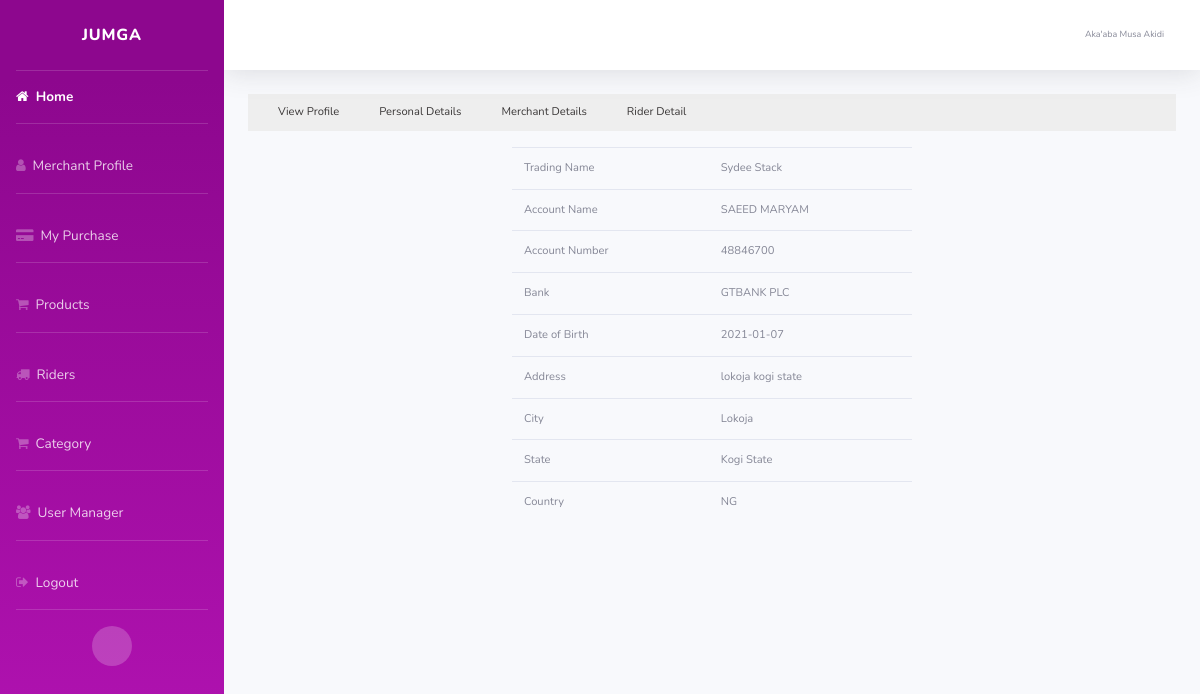
The app's page /dashboard/?p=profile (signed in) with its own data.
### tables this page shows
CREATE TABLE `profile` (
  `id` int(11) NOT NULL,
  `userid` int(11) NOT NULL,
  `trading_name` varchar(100) NOT NULL,
  `account_number` varchar(50) NOT NULL,
  `account_name` varchar(255) NOT NULL,
  `subaccount_id` varchar(255) NOT NULL,
  `country` varchar(50) NOT NULL,
  `bank` varchar(100) NOT NULL,
  `bank_code` varchar(50) NOT NULL,
  `dob` varchar(50) NOT NULL,
  `address` text NOT NULL,
  `city` varchar(255) NOT NULL,
  `state` varchar(255) NOT NULL,
  `date` timestamp NOT NULL DEFAULT current_timestamp()
);

### dashboard/control/profile.php (the view)
<div class="item" id="item">
    <div class="item-link-container" id="item-link-container">
        <div>
            <a href="?p=profile" class="item-link" id="viewprofile">View Profile</a>
        </div>
        <div>
            <a class="item-link" name="p-link" id="personaldetails">Personal Details</a>
        </div>
        <div>
            <a class="item-link" name="p-link" id="settlementaccount">Merchant Details</a>
        </div>
        <div >
            <a class="item-link" name="p-link" id="riderdetails">Rider Detail</a>
        </div>
    </div>
    <div class="show-item mt-3" id="show-item">
            <?php
                $pQuery = mysqli_query($conn, "SELECT * FROM profile WHERE userid=".$_SESSION['juId']);
                if (!$pQuery) {
                    die("FAILED TO FETCH QUERY");
                }else if(mysqli_num_rows($pQuery) < 1){
                        echo '<div class="text-center ">
                        Kindly Fill your Personal and Settlement Details Using the Links Above
                        </div>';
                }else{
                        echo '
                            <table class="table" id="profile-table">
                            <thead>
                            </thead>
                            <tbody>
                        ';
                    $row = mysqli_fetch_assoc($pQuery);
                    $tn = ucwords($row['trading_name']);
                    $accountNumber = $row['account_number'];
                    $accountName = $row['account_name'];
                    $country = $row['country'];
                    $bank = $row['bank'];
                    $dob = $row['dob'];
                    $address = $row['address'];
                    $city = ucwords($row['city']);
                    $state =ucwords($row['state']);
                    echo "
                        <tr>
                            <td>Trading Name</td>
                            <td>$tn</td>
                        </tr>
                        <tr>
                            <td>Account Name</td>
                            <td>$accountName</td>
                        </tr>
                        <tr>
                            <td>Account Number</td>
                            <td>$accountNumber</td>
                        </tr>
                        <tr>
                            <td>Bank</td>
                            <td>$bank</td>
                        </tr>
                        <tr>
                            <td>Date of Birth</td>
                            <td>$dob</td>
                        </tr>
                        <tr>
                            <td>Address</td>
                            <td>$address</td>
                        </tr>
                        <tr>
                            <td>City</td>
                            <td>$city</td>
                        </tr>
                        <tr>
                            <td>State</td>
                            <td>$state</td>
                        </tr>
                        <tr>
                            <td>Country</td>
                            <td>$country</td>
                        </tr>
                        </tbody>
                        </table>
                    ";
                }
            ?>
    </div>
</div>

### dashboard/css/style.css (style rules this page uses)
* { box-sizing: border-box; }
#item-link-container { display: flex; flex-wrap: wrap; background-color: #eee; }
a, a:hover, a:active, a:focus, on { text-decoration: none; cursor: pointer; }
.item-link { color: #3a3737; height: 100%; width: 100%; display: inline-block; margin-left: 20px; padding: 10px; }
#show-item { display: flex; justify-content: center; align-items: center; }
#addProduct, #category-form, #profile-form, #profile-table, #riderForm { width: 400px; }

### records on screen
profile: trading_name "Sydee Stack", account_name "SAEED MARYAM", account_number "48846700", bank "GTBANK PLC", dob "2021-01-07", address "lokoja kogi state", city "Lokoja", state "Kogi State", country "NG"

### other values on screen
$_SESSION['juFullname'] "Aka'aba Musa Akidi"
